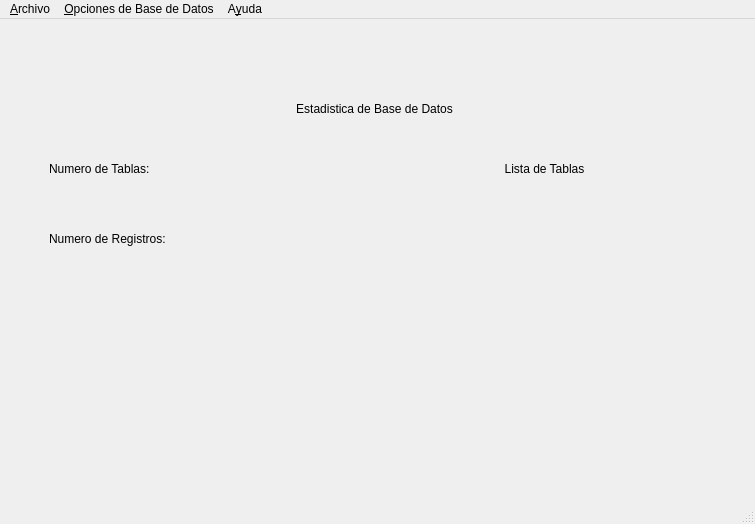
<?xml version="1.0" encoding="UTF-8"?>
<ui version="4.0">
 <class>MWindow</class>
 <widget class="QMainWindow" name="MWindow">
  <property name="geometry">
   <rect>
    <x>0</x>
    <y>0</y>
    <width>755</width>
    <height>524</height>
   </rect>
  </property>
  <property name="windowTitle">
   <string>MWindow</string>
  </property>
  <widget class="QWidget" name="centralWidget">
   <widget class="QStackedWidget" name="stackedWidget">
    <property name="geometry">
     <rect>
      <x>9</x>
      <y>29</y>
      <width>731</width>
      <height>451</height>
     </rect>
    </property>
    <property name="currentIndex">
     <number>2</number>
    </property>
    <widget class="QWidget" name="page">
     <widget class="QLabel" name="label_4">
      <property name="geometry">
       <rect>
        <x>200</x>
        <y>100</y>
        <width>351</width>
        <height>51</height>
       </rect>
      </property>
      <property name="font">
       <font>
        <pointsize>32</pointsize>
       </font>
      </property>
      <property name="text">
       <string>Bienvenido</string>
      </property>
      <property name="alignment">
       <set>Qt::AlignCenter</set>
      </property>
     </widget>
     <widget class="QPushButton" name="pbNewDataBase">
      <property name="geometry">
       <rect>
        <x>280</x>
        <y>200</y>
        <width>201</width>
        <height>31</height>
       </rect>
      </property>
      <property name="font">
       <font>
        <pointsize>11</pointsize>
        <weight>75</weight>
        <italic>true</italic>
        <bold>true</bold>
       </font>
      </property>
      <property name="styleSheet">
       <string notr="true"/>
      </property>
      <property name="text">
       <string>Nueva Base de Datos...</string>
      </property>
     </widget>
     <widget class="QPushButton" name="pbOpenDataBase">
      <property name="geometry">
       <rect>
        <x>280</x>
        <y>240</y>
        <width>201</width>
        <height>31</height>
       </rect>
      </property>
      <property name="font">
       <font>
        <pointsize>11</pointsize>
        <weight>75</weight>
        <italic>true</italic>
        <bold>true</bold>
       </font>
      </property>
      <property name="styleSheet">
       <string notr="true"/>
      </property>
      <property name="text">
       <string>Abrir Base de Datos...</string>
      </property>
     </widget>
    </widget>
    <widget class="QWidget" name="page_2">
     <widget class="QListWidget" name="lwTables">
      <property name="geometry">
       <rect>
        <x>240</x>
        <y>100</y>
        <width>256</width>
        <height>241</height>
       </rect>
      </property>
     </widget>
     <widget class="QLabel" name="label_5">
      <property name="geometry">
       <rect>
        <x>280</x>
        <y>60</y>
        <width>181</width>
        <height>20</height>
       </rect>
      </property>
      <property name="font">
       <font>
        <pointsize>12</pointsize>
       </font>
      </property>
      <property name="text">
       <string>Elegir Tabla</string>
      </property>
      <property name="alignment">
       <set>Qt::AlignCenter</set>
      </property>
     </widget>
     <widget class="QPushButton" name="pbOpenTable">
      <property name="geometry">
       <rect>
        <x>310</x>
        <y>360</y>
        <width>111</width>
        <height>31</height>
       </rect>
      </property>
      <property name="text">
       <string>Abrir Tabla</string>
      </property>
     </widget>
    </widget>
    <widget class="QWidget" name="page_3">
     <widget class="QLabel" name="label">
      <property name="geometry">
       <rect>
        <x>240</x>
        <y>50</y>
        <width>251</width>
        <height>21</height>
       </rect>
      </property>
      <property name="text">
       <string>Estadistica de Base de Datos</string>
      </property>
      <property name="alignment">
       <set>Qt::AlignCenter</set>
      </property>
     </widget>
     <widget class="QLabel" name="label_2">
      <property name="geometry">
       <rect>
        <x>40</x>
        <y>110</y>
        <width>171</width>
        <height>21</height>
       </rect>
      </property>
      <property name="text">
       <string>Numero de Tablas:</string>
      </property>
     </widget>
     <widget class="QLabel" name="label_3">
      <property name="geometry">
       <rect>
        <x>40</x>
        <y>180</y>
        <width>171</width>
        <height>21</height>
       </rect>
      </property>
      <property name="text">
       <string>Numero de Registros:</string>
      </property>
     </widget>
     <widget class="QLabel" name="label_6">
      <property name="geometry">
       <rect>
        <x>450</x>
        <y>110</y>
        <width>171</width>
        <height>21</height>
       </rect>
      </property>
      <property name="text">
       <string>Lista de Tablas</string>
      </property>
      <property name="alignment">
       <set>Qt::AlignCenter</set>
      </property>
     </widget>
    </widget>
   </widget>
  </widget>
  <widget class="QMenuBar" name="menuBar">
   <property name="geometry">
    <rect>
     <x>0</x>
     <y>0</y>
     <width>755</width>
     <height>21</height>
    </rect>
   </property>
   <widget class="QMenu" name="menu_Archivo">
    <property name="title">
     <string>&amp;Archivo</string>
    </property>
    <addaction name="action_Nuevo"/>
    <addaction name="action_Abrir"/>
    <addaction name="action_Guardar_Como"/>
    <addaction name="actionCerrar_Bade_de_Datos"/>
    <addaction name="action_Salir"/>
   </widget>
   <widget class="QMenu" name="menuOpciones">
    <property name="title">
     <string>&amp;Opciones de Base de Datos</string>
    </property>
    <addaction name="actionNueva_Tabla"/>
   </widget>
   <widget class="QMenu" name="menuA_yuda">
    <property name="title">
     <string>A&amp;yuda</string>
    </property>
    <addaction name="actionAcerca_de_JC_s_Access"/>
   </widget>
   <addaction name="menu_Archivo"/>
   <addaction name="menuOpciones"/>
   <addaction name="menuA_yuda"/>
  </widget>
  <widget class="QStatusBar" name="statusBar"/>
  <action name="action_Nuevo">
   <property name="text">
    <string>&amp;Nuevo...</string>
   </property>
  </action>
  <action name="action_Abrir">
   <property name="text">
    <string>&amp;Abrir..</string>
   </property>
  </action>
  <action name="action_Guardar_Como">
   <property name="text">
    <string>&amp;Guardar Como...</string>
   </property>
  </action>
  <action name="actionCerrar_Bade_de_Datos">
   <property name="text">
    <string>Cerrar Bade de Datos</string>
   </property>
  </action>
  <action name="action_Salir">
   <property name="text">
    <string>&amp;Salir</string>
   </property>
  </action>
  <action name="actionNueva_Tabla">
   <property name="text">
    <string>&amp;Nueva Tabla</string>
   </property>
  </action>
  <action name="actionAcerca_de_JC_s_Access">
   <property name="text">
    <string>Acerca de JC's Access</string>
   </property>
  </action>
 </widget>
 <layoutdefault spacing="6" margin="11"/>
 <tabstops>
  <tabstop>pbNewDataBase</tabstop>
  <tabstop>pbOpenDataBase</tabstop>
 </tabstops>
 <resources/>
 <connections/>
</ui>
